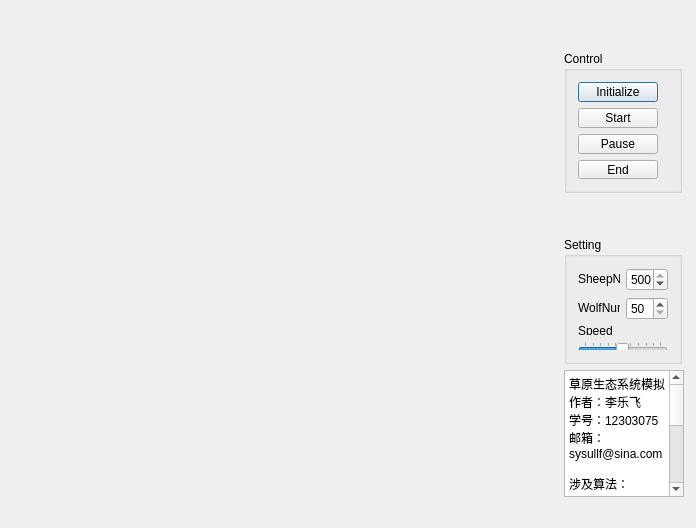
<?xml version="1.0" encoding="UTF-8"?>
<ui version="4.0">
 <class>WolfAndSheep_qtverClass</class>
 <widget class="QDialog" name="WolfAndSheep_qtverClass">
  <property name="geometry">
   <rect>
    <x>0</x>
    <y>0</y>
    <width>696</width>
    <height>528</height>
   </rect>
  </property>
  <property name="sizePolicy">
   <sizepolicy hsizetype="Preferred" vsizetype="Preferred">
    <horstretch>0</horstretch>
    <verstretch>0</verstretch>
   </sizepolicy>
  </property>
  <property name="minimumSize">
   <size>
    <width>696</width>
    <height>528</height>
   </size>
  </property>
  <property name="maximumSize">
   <size>
    <width>696</width>
    <height>528</height>
   </size>
  </property>
  <property name="windowTitle">
   <string>WolfAndSheep</string>
  </property>
  <property name="sizeGripEnabled">
   <bool>false</bool>
  </property>
  <layout class="QHBoxLayout" name="horizontalLayout_4">
   <item>
    <layout class="QHBoxLayout" name="horizontalLayout_3">
     <item>
      <layout class="QVBoxLayout" name="verticalLayout_5">
       <item>
        <widget class="QLabel" name="gridview">
         <property name="sizePolicy">
          <sizepolicy hsizetype="Expanding" vsizetype="Expanding">
           <horstretch>0</horstretch>
           <verstretch>0</verstretch>
          </sizepolicy>
         </property>
         <property name="minimumSize">
          <size>
           <width>546</width>
           <height>250</height>
          </size>
         </property>
         <property name="maximumSize">
          <size>
           <width>546</width>
           <height>250</height>
          </size>
         </property>
         <property name="text">
          <string/>
         </property>
        </widget>
       </item>
       <item>
        <widget class="QwtPlot" name="qwtPlot">
         <property name="sizePolicy">
          <sizepolicy hsizetype="Expanding" vsizetype="Expanding">
           <horstretch>0</horstretch>
           <verstretch>0</verstretch>
          </sizepolicy>
         </property>
         <property name="minimumSize">
          <size>
           <width>546</width>
           <height>250</height>
          </size>
         </property>
         <property name="maximumSize">
          <size>
           <width>546</width>
           <height>250</height>
          </size>
         </property>
        </widget>
       </item>
      </layout>
     </item>
     <item>
      <layout class="QVBoxLayout" name="verticalLayout_6">
       <item>
        <spacer name="verticalSpacer_2">
         <property name="orientation">
          <enum>Qt::Vertical</enum>
         </property>
         <property name="sizeType">
          <enum>QSizePolicy::Fixed</enum>
         </property>
         <property name="sizeHint" stdset="0">
          <size>
           <width>20</width>
           <height>40</height>
          </size>
         </property>
        </spacer>
       </item>
       <item>
        <layout class="QVBoxLayout" name="verticalLayout_4">
         <item>
          <widget class="QGroupBox" name="groupBox">
           <property name="sizePolicy">
            <sizepolicy hsizetype="Fixed" vsizetype="Fixed">
             <horstretch>0</horstretch>
             <verstretch>0</verstretch>
            </sizepolicy>
           </property>
           <property name="maximumSize">
            <size>
             <width>118</width>
             <height>142</height>
            </size>
           </property>
           <property name="title">
            <string>Control</string>
           </property>
           <layout class="QVBoxLayout" name="verticalLayout_3">
            <item>
             <widget class="QPushButton" name="initializeB">
              <property name="sizePolicy">
               <sizepolicy hsizetype="Fixed" vsizetype="Fixed">
                <horstretch>0</horstretch>
                <verstretch>0</verstretch>
               </sizepolicy>
              </property>
              <property name="layoutDirection">
               <enum>Qt::LeftToRight</enum>
              </property>
              <property name="text">
               <string>Initialize</string>
              </property>
             </widget>
            </item>
            <item>
             <widget class="QPushButton" name="startB">
              <property name="sizePolicy">
               <sizepolicy hsizetype="Fixed" vsizetype="Fixed">
                <horstretch>0</horstretch>
                <verstretch>0</verstretch>
               </sizepolicy>
              </property>
              <property name="text">
               <string>Start</string>
              </property>
             </widget>
            </item>
            <item>
             <widget class="QPushButton" name="pauseB">
              <property name="sizePolicy">
               <sizepolicy hsizetype="Fixed" vsizetype="Fixed">
                <horstretch>0</horstretch>
                <verstretch>0</verstretch>
               </sizepolicy>
              </property>
              <property name="text">
               <string>Pause</string>
              </property>
             </widget>
            </item>
            <item>
             <widget class="QPushButton" name="endB">
              <property name="sizePolicy">
               <sizepolicy hsizetype="Fixed" vsizetype="Fixed">
                <horstretch>0</horstretch>
                <verstretch>0</verstretch>
               </sizepolicy>
              </property>
              <property name="text">
               <string>End</string>
              </property>
             </widget>
            </item>
           </layout>
          </widget>
         </item>
         <item>
          <spacer name="verticalSpacer">
           <property name="orientation">
            <enum>Qt::Vertical</enum>
           </property>
           <property name="sizeType">
            <enum>QSizePolicy::Fixed</enum>
           </property>
           <property name="sizeHint" stdset="0">
            <size>
             <width>20</width>
             <height>38</height>
            </size>
           </property>
          </spacer>
         </item>
         <item>
          <widget class="QGroupBox" name="groupBox_2">
           <property name="sizePolicy">
            <sizepolicy hsizetype="Fixed" vsizetype="Fixed">
             <horstretch>0</horstretch>
             <verstretch>0</verstretch>
            </sizepolicy>
           </property>
           <property name="maximumSize">
            <size>
             <width>118</width>
             <height>127</height>
            </size>
           </property>
           <property name="title">
            <string>Setting</string>
           </property>
           <layout class="QVBoxLayout" name="verticalLayout_2">
            <item>
             <layout class="QHBoxLayout" name="horizontalLayout">
              <item>
               <widget class="QLabel" name="label">
                <property name="sizePolicy">
                 <sizepolicy hsizetype="Fixed" vsizetype="Fixed">
                  <horstretch>0</horstretch>
                  <verstretch>0</verstretch>
                 </sizepolicy>
                </property>
                <property name="text">
                 <string>SheepNum</string>
                </property>
               </widget>
              </item>
              <item>
               <widget class="QSpinBox" name="sheepnumSB">
                <property name="sizePolicy">
                 <sizepolicy hsizetype="Fixed" vsizetype="Fixed">
                  <horstretch>0</horstretch>
                  <verstretch>0</verstretch>
                 </sizepolicy>
                </property>
                <property name="minimum">
                 <number>250</number>
                </property>
                <property name="maximum">
                 <number>500</number>
                </property>
                <property name="value">
                 <number>500</number>
                </property>
               </widget>
              </item>
             </layout>
            </item>
            <item>
             <layout class="QHBoxLayout" name="horizontalLayout_2">
              <item>
               <widget class="QLabel" name="label_2">
                <property name="sizePolicy">
                 <sizepolicy hsizetype="Fixed" vsizetype="Fixed">
                  <horstretch>0</horstretch>
                  <verstretch>0</verstretch>
                 </sizepolicy>
                </property>
                <property name="text">
                 <string>WolfNum</string>
                </property>
               </widget>
              </item>
              <item>
               <widget class="QSpinBox" name="wolfnumSB">
                <property name="sizePolicy">
                 <sizepolicy hsizetype="Fixed" vsizetype="Fixed">
                  <horstretch>0</horstretch>
                  <verstretch>0</verstretch>
                 </sizepolicy>
                </property>
                <property name="minimum">
                 <number>50</number>
                </property>
                <property name="maximum">
                 <number>300</number>
                </property>
                <property name="value">
                 <number>50</number>
                </property>
               </widget>
              </item>
             </layout>
            </item>
            <item>
             <layout class="QVBoxLayout" name="verticalLayout">
              <item>
               <widget class="QLabel" name="label_3">
                <property name="text">
                 <string>Speed</string>
                </property>
               </widget>
              </item>
              <item>
               <widget class="QSlider" name="speedS">
                <property name="sizePolicy">
                 <sizepolicy hsizetype="Expanding" vsizetype="Fixed">
                  <horstretch>0</horstretch>
                  <verstretch>0</verstretch>
                 </sizepolicy>
                </property>
                <property name="minimum">
                 <number>1</number>
                </property>
                <property name="maximum">
                 <number>100</number>
                </property>
                <property name="value">
                 <number>50</number>
                </property>
                <property name="orientation">
                 <enum>Qt::Horizontal</enum>
                </property>
                <property name="tickPosition">
                 <enum>QSlider::TicksAbove</enum>
                </property>
               </widget>
              </item>
             </layout>
            </item>
           </layout>
          </widget>
         </item>
        </layout>
       </item>
       <item>
        <widget class="QTextEdit" name="textEdit">
         <property name="minimumSize">
          <size>
           <width>120</width>
           <height>127</height>
          </size>
         </property>
         <property name="maximumSize">
          <size>
           <width>120</width>
           <height>127</height>
          </size>
         </property>
         <property name="styleSheet">
          <string notr="true"/>
         </property>
         <property name="readOnly">
          <bool>true</bool>
         </property>
         <property name="html">
          <string>&lt;!DOCTYPE HTML PUBLIC &quot;-//W3C//DTD HTML 4.0//EN&quot; &quot;http://www.w3.org/TR/REC-html40/strict.dtd&quot;&gt;
&lt;html&gt;&lt;head&gt;&lt;meta name=&quot;qrichtext&quot; content=&quot;1&quot; /&gt;&lt;style type=&quot;text/css&quot;&gt;
p, li { white-space: pre-wrap; }
&lt;/style&gt;&lt;/head&gt;&lt;body style=&quot; font-family:'SimSun'; font-size:9pt; font-weight:400; font-style:normal;&quot;&gt;
&lt;p style=&quot; margin-top:0px; margin-bottom:0px; margin-left:0px; margin-right:0px; -qt-block-indent:0; text-indent:0px;&quot;&gt;草原生态系统模拟&lt;/p&gt;
&lt;p style=&quot; margin-top:0px; margin-bottom:0px; margin-left:0px; margin-right:0px; -qt-block-indent:0; text-indent:0px;&quot;&gt;作者：李乐飞&lt;/p&gt;
&lt;p style=&quot; margin-top:0px; margin-bottom:0px; margin-left:0px; margin-right:0px; -qt-block-indent:0; text-indent:0px;&quot;&gt;学号：12303075&lt;/p&gt;
&lt;p style=&quot; margin-top:0px; margin-bottom:0px; margin-left:0px; margin-right:0px; -qt-block-indent:0; text-indent:0px;&quot;&gt;邮箱：&lt;/p&gt;
&lt;p style=&quot; margin-top:0px; margin-bottom:0px; margin-left:0px; margin-right:0px; -qt-block-indent:0; text-indent:0px;&quot;&gt;sysullf@sina.com&lt;/p&gt;
&lt;p style=&quot;-qt-paragraph-type:empty; margin-top:0px; margin-bottom:0px; margin-left:0px; margin-right:0px; -qt-block-indent:0; text-indent:0px;&quot;&gt;&lt;br /&gt;&lt;/p&gt;
&lt;p style=&quot; margin-top:0px; margin-bottom:0px; margin-left:0px; margin-right:0px; -qt-block-indent:0; text-indent:0px;&quot;&gt;涉及算法：&lt;/p&gt;
&lt;p style=&quot; margin-top:0px; margin-bottom:0px; margin-left:0px; margin-right:0px; -qt-block-indent:0; text-indent:0px;&quot;&gt;多智能体、贪心算法&lt;/p&gt;
&lt;p style=&quot;-qt-paragraph-type:empty; margin-top:0px; margin-bottom:0px; margin-left:0px; margin-right:0px; -qt-block-indent:0; text-indent:0px;&quot;&gt;&lt;br /&gt;&lt;/p&gt;
&lt;p style=&quot; margin-top:0px; margin-bottom:0px; margin-left:0px; margin-right:0px; -qt-block-indent:0; text-indent:0px;&quot;&gt;参数范围：&lt;/p&gt;
&lt;p style=&quot; margin-top:0px; margin-bottom:0px; margin-left:0px; margin-right:0px; -qt-block-indent:0; text-indent:0px;&quot;&gt;SheepNum:[250,500]&lt;/p&gt;
&lt;p style=&quot;-qt-paragraph-type:empty; margin-top:0px; margin-bottom:0px; margin-left:0px; margin-right:0px; -qt-block-indent:0; text-indent:0px;&quot;&gt;&lt;br /&gt;&lt;/p&gt;
&lt;p style=&quot; margin-top:0px; margin-bottom:0px; margin-left:0px; margin-right:0px; -qt-block-indent:0; text-indent:0px;&quot;&gt;WolfNum:[50,250]&lt;/p&gt;
&lt;p style=&quot;-qt-paragraph-type:empty; margin-top:0px; margin-bottom:0px; margin-left:0px; margin-right:0px; -qt-block-indent:0; text-indent:0px;&quot;&gt;&lt;br /&gt;&lt;/p&gt;
&lt;p style=&quot; margin-top:0px; margin-bottom:0px; margin-left:0px; margin-right:0px; -qt-block-indent:0; text-indent:0px;&quot;&gt;Speed:[50,500] 单位:msc&lt;/p&gt;&lt;/body&gt;&lt;/html&gt;</string>
         </property>
        </widget>
       </item>
       <item>
        <spacer name="verticalSpacer_3">
         <property name="orientation">
          <enum>Qt::Vertical</enum>
         </property>
         <property name="sizeHint" stdset="0">
          <size>
           <width>20</width>
           <height>40</height>
          </size>
         </property>
        </spacer>
       </item>
      </layout>
     </item>
    </layout>
   </item>
  </layout>
 </widget>
 <layoutdefault spacing="6" margin="11"/>
 <customwidgets>
  <customwidget>
   <class>QwtPlot</class>
   <extends>QFrame</extends>
   <header>qwt_plot.h</header>
  </customwidget>
 </customwidgets>
 <resources>
  <include location="wolfandsheep_qtver.qrc"/>
 </resources>
 <connections/>
</ui>
